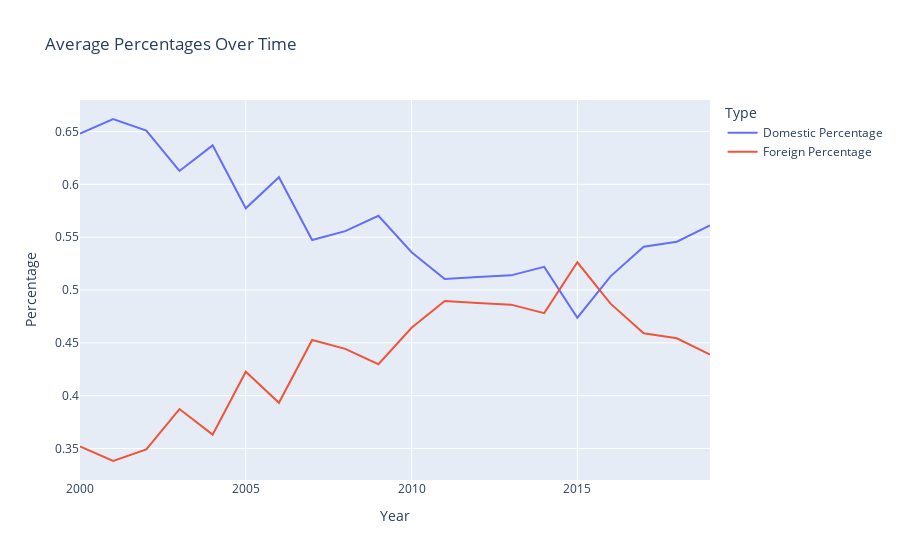

The code cell stored with this chart in its notebook:
### Code cell
fig.show()

### Figure 1 — Plotly figure (JSON) as saved in the notebook; plotly's stock layout.template omitted (floating-point values rounded to 4 significant figures)
{"data": [{"hovertemplate": "Type=Domestic Percentage<br>Year=%{x}<br>Percentage=%{y}<extra></extra>", "legendgroup": "Domestic Percentage", "line": {"color": "#636efa", "dash": "solid"}, "marker": {"symbol": "circle"}, "mode": "lines", "name": "Domestic Percentage", "orientation": "v", "showlegend": true, "type": "scatter", "x": [2000, 2001, 2002, 2003, 2004, 2005, 2006, 2007, 2008, 2009, 2010, 2011, 2012, 2013, 2014, 2015, 2016, 2017, 2018, 2019], "xaxis": "x", "y": [0.6481, 0.6618, 0.6509, 0.6127, 0.6369, 0.5773, 0.6067, 0.5474, 0.5557, 0.5703, 0.5357, 0.5103, 0.5123, 0.5139, 0.5219, 0.4737, 0.5129, 0.541, 0.5457, 0.5611], "yaxis": "y"}, {"hovertemplate": "Type=Foreign Percentage<br>Year=%{x}<br>Percentage=%{y}<extra></extra>", "legendgroup": "Foreign Percentage", "line": {"color": "#EF553B", "dash": "solid"}, "marker": {"symbol": "circle"}, "mode": "lines", "name": "Foreign Percentage", "orientation": "v", "showlegend": true, "type": "scatter", "x": [2000, 2001, 2002, 2003, 2004, 2005, 2006, 2007, 2008, 2009, 2010, 2011, 2012, 2013, 2014, 2015, 2016, 2017, 2018, 2019], "xaxis": "x", "y": [0.3519, 0.3382, 0.3491, 0.3873, 0.3631, 0.4227, 0.3933, 0.4526, 0.4443, 0.4297, 0.4643, 0.4897, 0.4877, 0.4861, 0.4781, 0.5263, 0.4871, 0.459, 0.4543, 0.4389], "yaxis": "y"}], "layout": {"legend": {"title": {"text": "Type"}, "tracegroupgap": 0}, "title": {"text": "Average Percentages Over Time"}, "xaxis": {"anchor": "y", "domain": [0, 1], "title": {"text": "Year"}}, "yaxis": {"anchor": "x", "domain": [0, 1], "title": {"text": "Percentage"}}}}
